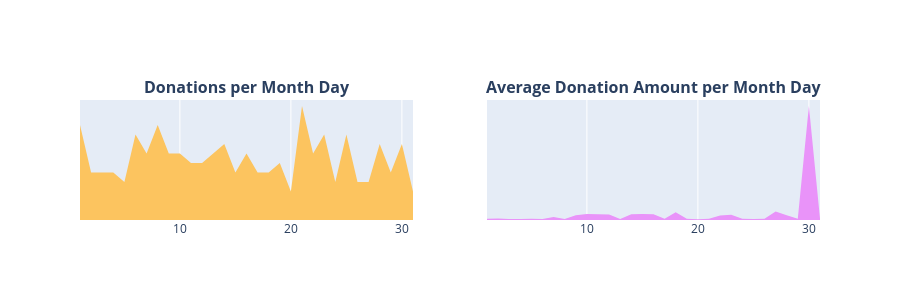

The code cell stored with this chart in its notebook:
### Markdown cell above
> - El mayor número de donaciones se recibe en el mes de **agosto con 577,274 donaciones**, seguido por el mes de **septiembre con 518,908 donaciones**, mientras que el menor número de donaciones se recibe en el mes de **junio, igual a 191,221 donaciones**, y el mes de **mayo, igual a 243,440 donaciones**, probablemente por el verano y el período vacacional. El monto promedio de donación más alto se recibe en el mes de diciembre con **USD 80**, mientras que el más bajo es en el mes de julio, igual a **USD 51**. En promedio, el monto de donación promedio por año es cercano a USD 59.

### Donaciones por Día del Mes 
- 3.4.5 Número de Donaciones por Día del Mes 
- 3.4.6 Promedio de Donaciones por Día del Mes

### Code cell
t3 = donations_df.groupby('Donation Day').agg({
    'Donation Year': 'count',
    'Donation Amount': 'mean'
}).reset_index().rename(columns={
    'Donation Year': 'Donaciones Totales',
    'Donation Amount': 'Average Amount'
})

x = t3['Donation Day']
y1 = t3['Donaciones Totales']
y2 = t3['Average Amount']

trace1 = go.Scatter(
    x=x,
    y=y1,
    fill='tozeroy',
    fillcolor='#fcc45f',
    mode='none'
)

trace2 = go.Scatter(
    x=x,
    y=y2,
    fill='tozeroy',
    fillcolor='#e993f9',
    mode='none'
)

fig = tools.make_subplots(
    rows=1,
    cols=2,
    subplot_titles=[
        "<b>Donations per Month Day</b>",
        "<b>Average Donation Amount per Month Day</b>"
    ]
)

fig.add_trace(trace1, row=1, col=1)
fig.add_trace(trace2, row=1, col=2)

fig.update_layout(
    height=300,
    showlegend=False
)

fig.update_yaxes(
    autorange=True,
    showgrid=False,
    zeroline=False,
    showline=False,
    ticks='',
    showticklabels=False,
    row=1,
    col=1
)

fig.update_yaxes(
    autorange=True,
    showgrid=False,
    zeroline=False,
    showline=False,
    ticks='',
    showticklabels=False,
    row=1,
    col=2
)

iplot(fig)

### Figure 1 — Plotly figure (JSON) as saved in the notebook; plotly's stock layout.template omitted (floating-point values rounded to 4 significant figures)
{"data": [{"fill": "tozeroy", "fillcolor": "#fcc45f", "mode": "none", "type": "scatter", "x": [1, 2, 3, 4, 5, 6, 7, 8, 9, 10, 11, 12, 13, 14, 15, 16, 17, 18, 19, 20, 21, 22, 23, 24, 25, 26, 27, 28, 29, 30, 31], "xaxis": "x", "y": [10, 5, 5, 5, 4, 9, 7, 10, 7, 7, 6, 6, 7, 8, 5, 7, 5, 5, 6, 3, 12, 7, 9, 4, 9, 4, 4, 8, 5, 8, 3], "yaxis": "y"}, {"fill": "tozeroy", "fillcolor": "#e993f9", "mode": "none", "type": "scatter", "x": [1, 2, 3, 4, 5, 6, 7, 8, 9, 10, 11, 12, 13, 14, 15, 16, 17, 18, 19, 20, 21, 22, 23, 24, 25, 26, 27, 28, 29, 30, 31], "xaxis": "x2", "y": [82.3, 101.2, 73.38, 64.11, 85.02, 72.91, 199.4, 58.8, 318.7, 390.5, 388.3, 366.8, 67.0, 376.3, 390.5, 378.3, 89.65, 518.6, 88.77, 54.7, 84.4, 299.1, 344.8, 90.74, 72.81, 81.02, 569.0, 312.0, 83.07, 7545.0, 93.53], "yaxis": "y2"}], "layout": {"annotations": [{"font": {"size": 16}, "showarrow": false, "text": "<b>Donations per Month Day</b>", "x": 0.225, "xanchor": "center", "xref": "paper", "y": 1, "yanchor": "bottom", "yref": "paper"}, {"font": {"size": 16}, "showarrow": false, "text": "<b>Average Donation Amount per Month Day</b>", "x": 0.775, "xanchor": "center", "xref": "paper", "y": 1, "yanchor": "bottom", "yref": "paper"}], "height": 300, "showlegend": false, "xaxis": {"anchor": "y", "domain": [0, 0.45]}, "xaxis2": {"anchor": "y2", "domain": [0.55, 1]}, "yaxis": {"anchor": "x", "autorange": true, "domain": [0, 1], "showgrid": false, "showline": false, "showticklabels": false, "ticks": "", "zeroline": false}, "yaxis2": {"anchor": "x2", "autorange": true, "domain": [0, 1], "showgrid": false, "showline": false, "showticklabels": false, "ticks": "", "zeroline": false}}}
